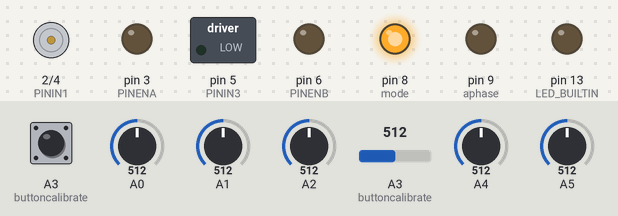
The sketch below on a simulated Arduino Uno, built with avr-gcc and run on an emulated ATmega328P. Shown: motor-driver pin pairs drawn as motors (green arrow = first pin HIGH = forward, orange = second pin HIGH = backward, longer = more drive), switched loads named in the sketch (green lamp = pin HIGH), output pins drawn as LEDs (lit = HIGH). The test bench sets the inputs (shaded band); at power-on: A3 (buttoncalibrate) LOW, A0 = 512, A1 = 512, A2 = 512, A3 (buttoncalibrate) = 512, A4 = 512, A5 = 512. Pins used as bus, display or sensor lines are not drawn. At 29.9 s the program stops and its outputs stay as they are.

Above: at 1.3 s.
1.4 s: A3 (buttoncalibrate) pulled HIGH for 0.15 s
At 2.1 s:
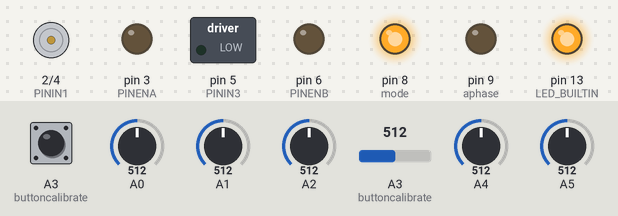
At 12.3 s:
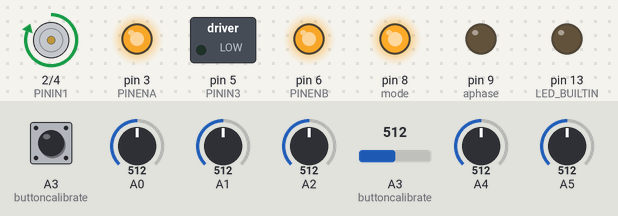
Timing chart, 0 to 31.4 s (numbered marks = the images above; inputs shaded):
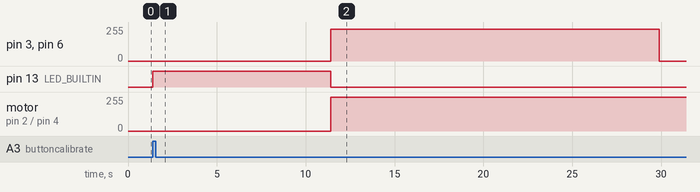

The sketch:

seguidor_de_linha.ino
```cpp
#include <QTRSensors.h>
QTRSensors qtr;
// Portas driver motor
#define PININ1 2
#define PININ2 4
#define PININ3 5
#define PININ4 7
#define PINENA 3
#define PINENB 6

// Portas sensor QTR
#define SENSOR1 A0
#define SENSOR2 A1
#define SENSOR3 A2
#define SENSOR4 A3
#define SENSOR5 A4
#define SENSOR6 A5

// Valores de ajustes para o seguidor de linha MIF
#define TRESHOLD 750                       // Valor de referencia para cor da linha branca
#define SPEED0 240                          // Valor de 0 a 255 para velocidade com a seguinte leitura do sensor (0 0 1 1 0 0)
#define SPEED1 200                          // Valor de 0 a 255 para velocidade com a seguinte leitura do sensor (0 0 1 1 1 0)

#define SPEED2 180                          // Valor de 0 a 255 para velocidade com a seguinte leitura do sensor (0 0 0 1 0 0)
#define SPEED3 150                          // Valor de 0 a 255 para velocidade com a seguinte leitura do sensor (0 0 0 1 1 0)
#define SPEED4 100                          // Valor de 0 a 255 para velocidade com a seguinte leitura do sensor (0 0 0 1 1 1)

#define SPEED5 0                            // Valor de 0 a 255 para velocidade com a seguinte leitura do sensor (0 0 0 0 1 0)
#define SPEED6 0                            // Valor de 0 a 255 para velocidade com a seguinte leitura do sensor (0 0 0 0 1 1)
#define SPEED7 120                          // Valor de 0 a 255 para velocidade com a seguinte leitura do sensor (0 0 0 0 0 1)

#define RUNTIME 18500                      // Valor para executar o percurso

const uint8_t SensorCount = 8;
uint16_t sensorValues[SensorCount];

float Kp = 2;
float Ki = 0;
float Kd = 1;
int P;
int I;
int D;

int totalError = 0;
int lastError = 0;
boolean onoff = false;

const uint8_t maxspeeda = 255;
const uint8_t maxspeedb = 255;
const uint8_t basespeeda = 150;
const uint8_t basespeedb = 150;

int mode = 8;
int aphase = 9;
int aenbl = 6;
int bphase = 5;
int benbl = 3;

int buttoncalibrate = 17;
int buttonstart = 2;

void calibration(){
  digitalWrite(LED_BUILTIN, HIGH);
  for (uint16_t i = 0; i < 400; i++)
  {
    qtr.calibrate();
  }
  digitalWrite(LED_BUILTIN, LOW);
}

void setup() {
  Serial.begin(9600);
  qtr.setTypeRC();
  qtr.setSensorPins((const uint8_t[]){10, 11, 12, 14, 15, 16, 18, 19}, SensorCount);
  qtr.setEmitterPin(7);//LEDON PIN

  pinMode(mode, OUTPUT);
  pinMode(aphase, OUTPUT);
  pinMode(aenbl, OUTPUT);
  pinMode(bphase, OUTPUT);
  pinMode(benbl, OUTPUT);
  digitalWrite(mode, HIGH);

  delay(500);
  pinMode(LED_BUILTIN, OUTPUT);

  boolean Ok = false;
  while (Ok == false) { //the loop won't start until the robot is calibrated
    if(digitalRead(buttoncalibrate) == HIGH) {
      calibration();
      Ok = true;
    }
  }
  forward_brake(0, 0);
}


void loop() {
  followLineMEF();
  if(digitalRead(buttonstart) == HIGH) {
    onoff =! onoff;
    if(onoff = true) {
      delay(1000);//a delay when the robot starts
    }
    else {
      delay(50);
    }
  }
  if (onoff == true) {
    PID_control();
  }
  else {
    forward_brake(0,0);
  }
}


void motorControl(int speedLeft, int speedRight) {
  // Função para controle do driver de motor

  // Definições das portas digitais
  pinMode(PININ1, OUTPUT);
  pinMode(PININ2, OUTPUT);
  pinMode(PININ3, OUTPUT);
  pinMode(PININ4, OUTPUT);
  pinMode(PINENA, OUTPUT);
  pinMode(PINENB, OUTPUT);

  // Ajustes motor da esquerda
  if (speedLeft < 0) {
    speedLeft = -speedLeft;
    digitalWrite (PININ3, HIGH);
    digitalWrite (PININ4, LOW);
  } else {
    digitalWrite (PININ3, LOW);
    digitalWrite (PININ4, HIGH);
  }

  // Ajustes motor da direita
  if (speedRight < 0) {
    speedRight = -speedRight;
    digitalWrite (PININ1, LOW);
    digitalWrite (PININ2, HIGH);
  } else {
    digitalWrite (PININ1, HIGH);
    digitalWrite (PININ2, LOW);
  }

  analogWrite (PINENA, speedLeft);
  analogWrite (PINENB, speedRight);
}

void motorOption(char option, int speedLeft, int speedRight) {
  // Função para controle de motor com pre definições
  switch (option) {
    case '6': // Esquerda
      motorControl(-speedLeft, speedRight);
      break;
    case '4': // Direita
      motorControl(speedLeft, -speedRight);
      break;
    case '2': // Trás
      motorControl(-speedLeft, -speedRight);
      break;
    case '8': // Frente
      motorControl(speedLeft, speedRight);
      break;
    case '0': // Parar
      motorControl(0, 0);
      break;
  }
}

bool motorStop(long runtime, long currentTime) {
  // Função de parada do robô
  if (millis() >= (runtime + currentTime)) {
    motorOption('0', 0, 0);
    int cont = 0;
    while (true) {
       cont++;
    }
    return false;
  }
  return true;
}

void readSensors(void) {
  // Função para leitura dos sensores
  Serial.print(analogRead(A0));
  Serial.print(' ');
  Serial.print(analogRead(A1));
  Serial.print(' ');
  Serial.print(analogRead(A2));
  Serial.print(' ');
  Serial.print(analogRead(A3));
  Serial.print(' ');
  Serial.print(analogRead(A4));
  Serial.print(' ');
  Serial.println(analogRead(A5));
  Serial.print(' ');
}

void followLineMEF(void) {
  // Função para controle do seguidor de linha em modo de maquina de estado finita
  bool flag = true;
  long currentTime = millis();

  while (flag) {
    flag = motorStop(RUNTIME, currentTime);

    // leitura do sensor (1 1 1 1 1 1)
    if (analogRead(A0) <= TRESHOLD && analogRead(A1) <= TRESHOLD && analogRead(A2) <= TRESHOLD && analogRead(A3) <= TRESHOLD && analogRead(A4) <= TRESHOLD && analogRead(A5) <= TRESHOLD) {
      motorOption('8', SPEED0, SPEED0);
      // leitura do sensor (0 1 1 1 1 0)
    } else if ( analogRead(A0) >= TRESHOLD && analogRead(A1) <= TRESHOLD && analogRead(A2) <= TRESHOLD && analogRead(A3) <= TRESHOLD && analogRead(A4) <= TRESHOLD && analogRead(A5) >= TRESHOLD) {
      motorOption('8', SPEED0, SPEED0);
      // leitura do sensor (0 0 1 1 0 0)
    } else if ( analogRead(A0) >= TRESHOLD && analogRead(A1) >= TRESHOLD && analogRead(A2) <= TRESHOLD && analogRead(A3) <= TRESHOLD && analogRead(A4) >= TRESHOLD && analogRead(A5) >= TRESHOLD) {
      motorOption('8', SPEED0, SPEED0);

      // leitura do sensor (0 1 1 1 0 0)
    } else if (analogRead(A0) >= TRESHOLD && analogRead(A1) <= TRESHOLD && analogRead(A2) <= TRESHOLD && analogRead(A3) <= TRESHOLD && analogRead(A4) >= TRESHOLD && analogRead(A5) >= TRESHOLD) {
      motorOption('8', SPEED0, SPEED1);

      // leitura do sensor (0 0 1 1 1 0)
    } else if (analogRead(A0) >= TRESHOLD && analogRead(A1) >= TRESHOLD && analogRead(A2) <= TRESHOLD && analogRead(A3) <= TRESHOLD && analogRead(A4) <= TRESHOLD && analogRead(A5) >= TRESHOLD ) {
      motorOption('8', SPEED1, SPEED0);

      // leitura do sensor (0 0 1 0 0 0)
    } else if (analogRead(A0) >= TRESHOLD && analogRead(A1) >= TRESHOLD && analogRead(A2) <= TRESHOLD && analogRead(A3) >= TRESHOLD && analogRead(A4) >= TRESHOLD && analogRead(A5) >= TRESHOLD) {
      motorOption('8', SPEED0, SPEED2);
      // leitura do sensor (0 0 0 1 0 0)
    } else if (analogRead(A0) >= TRESHOLD && analogRead(A1) >= TRESHOLD && analogRead(A2) >= TRESHOLD && analogRead(A3) <= TRESHOLD && analogRead(A4) >= TRESHOLD && analogRead(A5) >= TRESHOLD ) {
      motorOption('8', SPEED2, SPEED0);

      // leitura do sensor (0 1 1 0 0 0)
    } else if (analogRead(A0) >= TRESHOLD && analogRead(A1) <= TRESHOLD && analogRead(A2) <= TRESHOLD && analogRead(A3) >= TRESHOLD && analogRead(A4) >= TRESHOLD && analogRead(A5) >= TRESHOLD) {
      motorOption('8', SPEED0, SPEED3);

      // leitura do sensor (0 0 0 1 1 0)
    } else if (analogRead(A0) >= TRESHOLD && analogRead(A1) >= TRESHOLD && analogRead(A2) >= TRESHOLD && analogRead(A3) <= TRESHOLD && analogRead(A4) <= TRESHOLD && analogRead(A5) >= TRESHOLD) {
      motorOption('8', SPEED3, SPEED0);

      // leitura do sensor (1 1 1 0 0 0)
    } else if (analogRead(A0) <= TRESHOLD && analogRead(A1) <= TRESHOLD && analogRead(A2) <= TRESHOLD && analogRead(A3) >= TRESHOLD && analogRead(A4) >= TRESHOLD && analogRead(A5) >= TRESHOLD) {
      motorOption('8', SPEED0, SPEED4);
      // leitura do sensor (0 0 0 1 1 1)
    } else if (analogRead(A0) >= TRESHOLD && analogRead(A1) >= TRESHOLD && analogRead(A2) >= TRESHOLD && analogRead(A3) <= TRESHOLD && analogRead(A4) <= TRESHOLD && analogRead(A5) <= TRESHOLD) {
      motorOption('8', SPEED4, SPEED0);

      // leitura do sensor (0 1 0 0 0 0)
    } else if (analogRead(A0) >= TRESHOLD && analogRead(A1) <= TRESHOLD && analogRead(A2) >= TRESHOLD && analogRead(A3) >= TRESHOLD && analogRead(A4) >= TRESHOLD && analogRead(A5) >= TRESHOLD) {
      motorOption('8', SPEED0, SPEED5);

      // leitura do sensor (0 0 0 0 1 0)
    } else if (analogRead(A0) >= TRESHOLD && analogRead(A1) >= TRESHOLD && analogRead(A2) >= TRESHOLD && analogRead(A3) >= TRESHOLD && analogRead(A4) <= TRESHOLD && analogRead(A5) >= TRESHOLD) {
      motorOption('8', SPEED5, SPEED0);

      // leitura do sensor (1 1 0 0 0 0)
    } else if (analogRead(A0) <= TRESHOLD && analogRead(A1) <= TRESHOLD && analogRead(A2) >= TRESHOLD && analogRead(A3) >= TRESHOLD && analogRead(A4) >= TRESHOLD && analogRead(A5) >= TRESHOLD) {
      motorOption('8', SPEED0, SPEED6);

      // leitura do sensor (0 0 0 0 1 1)
    } else if (analogRead(A0) >= TRESHOLD && analogRead(A1) >= TRESHOLD && analogRead(A2) >= TRESHOLD && analogRead(A3) >= TRESHOLD && analogRead(A4) <= TRESHOLD && analogRead(A5) <= TRESHOLD) {
      motorOption('8', SPEED6, SPEED0);

      // leitura do sensor (1 0 0 0 0 0)
    } else if (analogRead(A0) <= TRESHOLD && analogRead(A1) >= TRESHOLD && analogRead(A2) >= TRESHOLD && analogRead(A3) >= TRESHOLD && analogRead(A4) >= TRESHOLD && analogRead(A5) >= TRESHOLD) {
      motorOption('6', SPEED7, SPEED7);
      // leitura do sensor (0 0 0 0 0 1)
    } else if (analogRead(A0) >= TRESHOLD && analogRead(A1) >= TRESHOLD && analogRead(A2) >= TRESHOLD && analogRead(A3) >= TRESHOLD && analogRead(A4) >= TRESHOLD && analogRead(A5) <= TRESHOLD) {
      motorOption('4', SPEED7, SPEED7);

    }
  }
  motorOption('0', 0, 0);
}

void forward_brake(int posa, int posb) {
  digitalWrite(aphase, LOW);
  digitalWrite(bphase, HIGH);
  analogWrite(aenbl, posa);
  analogWrite(benbl, posb);
}

void PID_control() {
  uint16_t position = qtr.readLineBlack(sensorValues);
  int error = 3500 - position;

  int motorspeed = Kp + Ki + Kd;

  int motorspeeda = basespeeda + motorspeed;
  int motorspeedb = basespeedb - motorspeed;

  if (motorspeeda > maxspeeda) {
    motorspeeda = maxspeeda;
  }
  if (motorspeedb > maxspeedb) {
    motorspeedb = maxspeedb;
  }
  if (motorspeeda < 0) {
    motorspeeda = 0;
  }
  if (motorspeedb < 0) {
    motorspeedb = 0;
  }
  //Serial.print(motorspeeda);Serial.print(" ");Serial.println(motorspeedb);
  forward_brake(motorspeeda, motorspeedb);
}
```

Measured:
- after the input at 1.4 s, pin 3 (PINENA), pin 6 (PINENB): 0/255 → 240/255 after 10.0 s, → 0/255 18.5 s later; pin 13 (LED_BUILTIN): LOW → HIGH at once, → LOW 10.0 s later; motor on pin 2 (PININ1) / pin 4 (PININ2): stopped → forward 255/255 after 10.0 s
